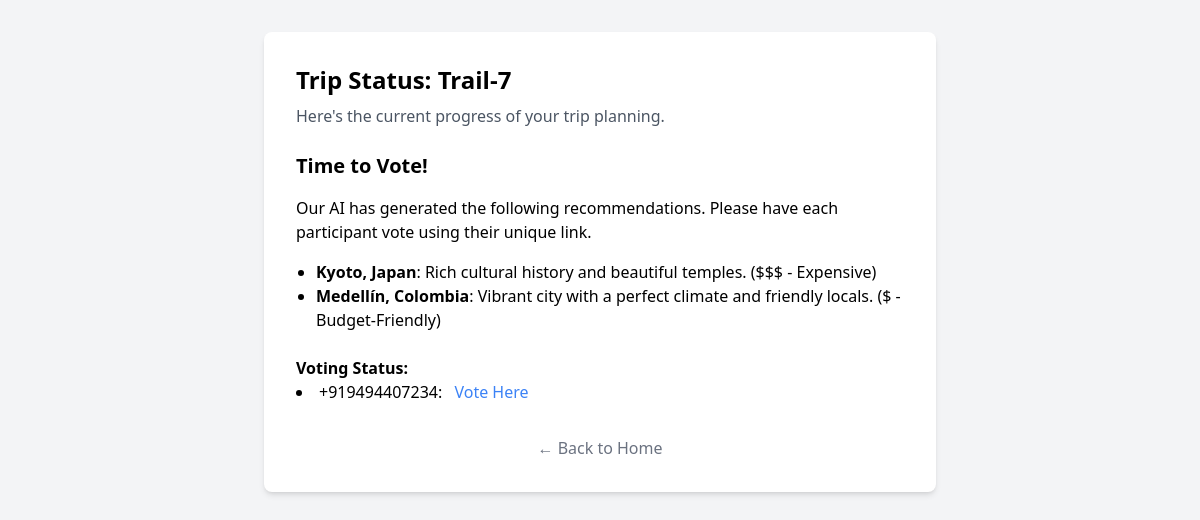
The page /trips/10 on the database its author committed.
### app/models/trip.py (models this page shows)
class Trip(Base):
    __tablename__ = "trips"
    id = Column(Integer, primary_key=True, index=True)
    name = Column(String, index=True)
    status = Column(String, default="planning")
    winner_recommendation_id = Column(Integer, ForeignKey("recommendations.id"), nullable=True)
    recommendations = relationship("Recommendation", foreign_keys="[Recommendation.trip_id]", back_populates="trip")
    winner = relationship("Recommendation", foreign_keys=[winner_recommendation_id])
    participants = relationship("Participant", back_populates="trip")

class Recommendation(Base):
    __tablename__ = "recommendations"
    id = Column(Integer, primary_key=True, index=True)
    trip_id = Column(Integer, ForeignKey("trips.id"))
    destination_name = Column(String)
    reason = Column(String)
    estimated_budget = Column(String)
    trip = relationship("Trip", back_populates="recommendations", foreign_keys=[trip_id])

class Participant(Base):
    __tablename__ = "participants"
    id = Column(Integer, primary_key=True, index=True)
    contact_info = Column(String, index=True)
    trip_id = Column(Integer, ForeignKey("trips.id"))
    trip = relationship("Trip", back_populates="participants")
    survey_response = relationship("SurveyResponse", uselist=False, back_populates="participant")
    __table_args__ = (UniqueConstraint('contact_info', 'trip_id', name='_contact_trip_uc'),)

### app/api/trips.py (the view)
@router.get("/{trip_id}", response_class=HTMLResponse)
def get_trip_status_page(request: Request, trip_id: int, db: Session = Depends(get_db)):
    trip = db.query(models.Trip).filter(models.Trip.id == trip_id).first()
    votes = db.query(models.Vote).join(models.Participant).filter(models.Participant.trip_id == trip_id).all()
    vote_count = len(votes)
    voted_participant_ids = {vote.participant_id for vote in votes}
    return templates.TemplateResponse(
        "trip_status.html",
        {
            "request": request,
            "trip": trip,
            "vote_count": vote_count,
            "voted_participant_ids": voted_participant_ids  # Pass the new list to the template
        }
    )

### app/templates/trip_status.html (shortened to what this page needs)
{% extends "base.html" %}
{% block content %}
<div id="trip-dashboard-content" class="bg-white p-8 rounded-lg shadow-md max-w-2xl mx-auto">
    <h1 class="text-2xl font-bold mb-2">Trip Status: {{ trip.name }}</h1>
    <p class="text-gray-600 mb-6">Here's the current progress of your trip planning.</p>
    <div id="recommendations-section">
        {% if trip.recommendations %}
            <h2 class="text-xl font-semibold mb-4">Time to Vote!</h2>
            <p class="mb-4">Our AI has generated the following recommendations. Please have each participant vote using their unique link.</p>
            <ul class="list-disc pl-5 mb-6">
            {% for rec in trip.recommendations %}
                <li><strong>{{ rec.destination_name }}</strong>: {{ rec.reason }} ({{ rec.estimated_budget }})</li>
            {% endfor %}
            </ul>
            <h3 class="font-semibold">Voting Status:</h3>
<ul class="list-inside list-disc">
{% for p in trip.participants %}
    <li>
        {{ p.contact_info }}:
        {% if p.id in voted_participant_ids %}
            <span class="text-green-500 font-bold ml-2">✅ Voted!</span>
        {% else %}
            <a href="/trip/{{ trip.id }}/vote/{{ p.id }}" class="text-blue-500 hover:underline ml-2">Vote Here</a>
        {% endif %}
    </li>
{% endfor %}
</ul>
        {% endif %}
    </div>
    <div class="mt-8 text-center">
        <a href="/" class="text-gray-500 hover:underline">← Back to Home</a>
    </div>
</div>
{% endblock %}

### rows shown on the page
Trip: name "Trail-7"
Recommendation: destination_name "Kyoto, Japan", reason "Rich cultural history and beautiful temples.", estimated_budget "$$$ - Expensive"
Recommendation: destination_name "Medellín, Colombia", reason "Vibrant city with a perfect climate and friendly locals.", estimated_budget "$ - Budget-Friendly"
Participant: contact_info "+919494407234"
